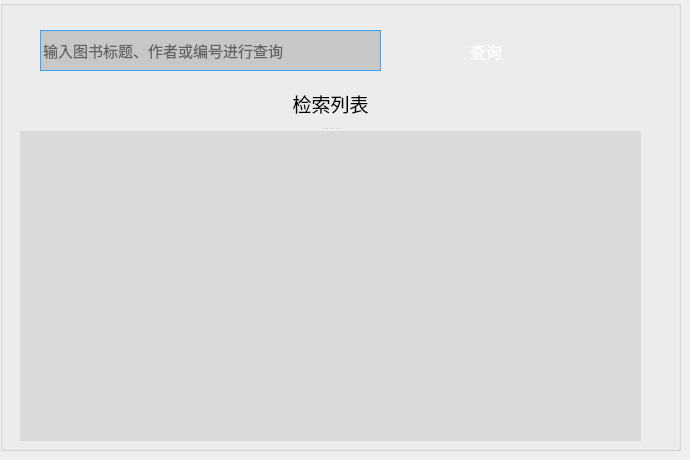
      <widget class="QWidget" name="page_2">
       <property name="enabled">
        <bool>true</bool>
       </property>
       <widget class="QGroupBox" name="groupBox_2">
        <property name="geometry">
         <rect>
          <x>0</x>
          <y>0</y>
          <width>681</width>
          <height>451</height>
         </rect>
        </property>
        <property name="font">
         <font>
          <family>等线</family>
          <pointsize>13</pointsize>
         </font>
        </property>
        <property name="autoFillBackground">
         <bool>false</bool>
        </property>
        <property name="styleSheet">
         <string notr="true">background-image: url(:/background/resourse/b_W.png);</string>
        </property>
        <property name="title">
         <string/>
        </property>
        <widget class="QPushButton" name="Button_search">
         <property name="geometry">
          <rect>
           <x>400</x>
           <y>30</y>
           <width>171</width>
           <height>41</height>
          </rect>
         </property>
         <property name="font">
          <font>
           <family>Adobe 黑体 Std R</family>
           <pointsize>12</pointsize>
           <weight>50</weight>
           <italic>false</italic>
           <bold>false</bold>
          </font>
         </property>
         <property name="cursor">
          <cursorShape>PointingHandCursor</cursorShape>
         </property>
         <property name="autoFillBackground">
          <bool>false</bool>
         </property>
         <property name="styleSheet">
          <string notr="true">QPushButton{
	border:0px groove rgb(255,255,255,0,0);border-radius:10px;padding:2px 4px;
	font: 12pt &quot;Adobe 黑体 Std R&quot;;
color:white;
	background-image: url(:/background/resourse/button.png);
}
QPushButton:hover{
	background-image: url(:/background/resourse/button_h.png);
}
QPushButton:pressed{	
	background-image: url(:/background/resourse/button_P.png);
}
</string>
         </property>
         <property name="text">
          <string>查询</string>
         </property>
         <property name="icon">
          <iconset>
           <normaloff>:/background/resourse/查询.png</normaloff>:/background/resourse/查询.png</iconset>
         </property>
         <property name="checkable">
          <bool>false</bool>
         </property>
         <property name="autoDefault">
          <bool>false</bool>
         </property>
         <property name="flat">
          <bool>false</bool>
         </property>
        </widget>
        <widget class="QLineEdit" name="lineEdit">
         <property name="geometry">
          <rect>
           <x>40</x>
           <y>30</y>
           <width>341</width>
           <height>41</height>
          </rect>
         </property>
         <property name="font">
          <font>
           <family>等线</family>
           <pointsize>11</pointsize>
           <weight>50</weight>
           <italic>false</italic>
           <bold>false</bold>
          </font>
         </property>
         <property name="autoFillBackground">
          <bool>false</bool>
         </property>
         <property name="styleSheet">
          <string notr="true">QLineEdit{
	background-color: rgb(199, 199, 199);
border:1px solid rgb(58, 163, 254);
color:rgb(0, 0, 0);}
QLineEdit:hover{
border:2px solid rgb(58, 163, 254);

}</string>
         </property>
         <property name="text">
          <string/>
         </property>
         <property name="placeholderText">
          <string>输入图书标题、作者或编号进行查询</string>
         </property>
        </widget>
        <widget class="QSplitter" name="splitter_result">
         <property name="geometry">
          <rect>
           <x>20</x>
           <y>80</y>
           <width>621</width>
           <height>361</height>
          </rect>
         </property>
         <property name="font">
          <font>
           <weight>75</weight>
           <bold>true</bold>
          </font>
         </property>
         <property name="autoFillBackground">
          <bool>false</bool>
         </property>
         <property name="styleSheet">
          <string notr="true">background-image: url(:/background/resourse/books2.png);</string>
         </property>
         <property name="orientation">
          <enum>Qt::Vertical</enum>
         </property>
         <widget class="QLabel" name="label_search_result">
          <property name="font">
           <font>
            <family>等线</family>
            <pointsize>14</pointsize>
            <weight>9</weight>
            <italic>false</italic>
            <bold>false</bold>
           </font>
          </property>
          <property name="layoutDirection">
           <enum>Qt::LeftToRight</enum>
          </property>
          <property name="autoFillBackground">
           <bool>false</bool>
          </property>
          <property name="styleSheet">
           <string notr="true">font: 75 14pt &quot;等线&quot;;
color:rgb(0, 0, 0);
border-bottom-left-radius:0; 
border-bottom-right-radius:0; </string>
          </property>
          <property name="text">
           <string>检索列表</string>
          </property>
          <property name="alignment">
           <set>Qt::AlignCenter</set>
          </property>
         </widget>
         <widget class="QTableWidget" name="book_table">
          <property name="font">
           <font>
            <family>等线</family>
            <pointsize>13</pointsize>
            <weight>9</weight>
            <italic>false</italic>
            <bold>false</bold>
           </font>
          </property>
          <property name="cursor" stdset="0">
           <cursorShape>PointingHandCursor</cursorShape>
          </property>
          <property name="focusPolicy">
           <enum>Qt::StrongFocus</enum>
          </property>
          <property name="autoFillBackground">
           <bool>false</bool>
          </property>
          <property name="styleSheet">
           <string notr="true">font: 75 13pt &quot;等线&quot;;
color:rgb(0, 0, 0);
background-color: rgb(218, 218, 218);
border:1px,solid,rgb(91, 91, 91);</string>
          </property>
          <property name="frameShape">
           <enum>QFrame::Box</enum>
          </property>
          <attribute name="horizontalHeaderVisible">
           <bool>false</bool>
          </attribute>
          <attribute name="horizontalHeaderCascadingSectionResizes">
           <bool>false</bool>
          </attribute>
          <attribute name="horizontalHeaderDefaultSectionSize">
           <number>0</number>
          </attribute>
          <attribute name="horizontalHeaderHighlightSections">
           <bool>false</bool>
          </attribute>
          <attribute name="horizontalHeaderMinimumSectionSize">
           <number>56</number>
          </attribute>
          <attribute name="horizontalHeaderShowSortIndicator" stdset="0">
           <bool>false</bool>
          </attribute>
          <attribute name="horizontalHeaderStretchLastSection">
           <bool>false</bool>
          </attribute>
          <attribute name="verticalHeaderVisible">
           <bool>false</bool>
          </attribute>
          <attribute name="verticalHeaderStretchLastSection">
           <bool>false</bool>
          </attribute>
         </widget>
        </widget>
       </widget>
      </widget>
